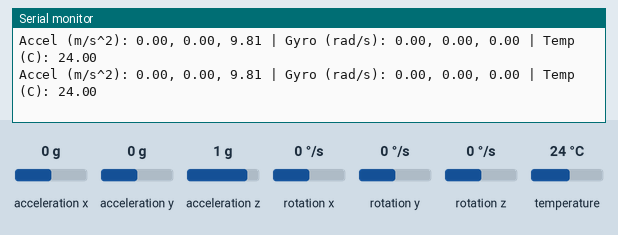
The sketch below on a simulated ESP32. On the bench: the last lines printed to the serial monitor. The test bench sets the inputs (shaded band); at power-on: acceleration x 0 g, acceleration y 0 g, acceleration z 1 g, rotation x 0 °/s, rotation y 0 °/s, rotation z 0 °/s, temperature 24 °C.

Above: at 2.2 s.
2.3 s: acceleration x set to -1.4 g
At 2.59 s:
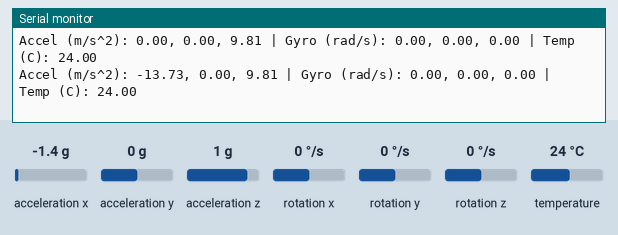
3.8 s: acceleration y set to -1.4 g
At 3.81 s:
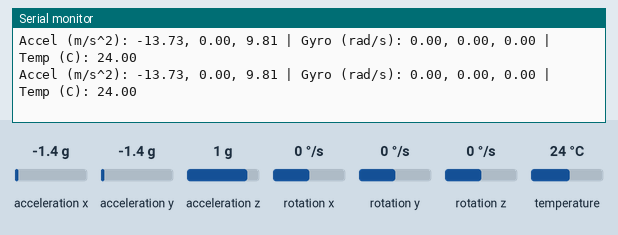
5.3 s: acceleration z set to -1.4 g
At 5.45 s:
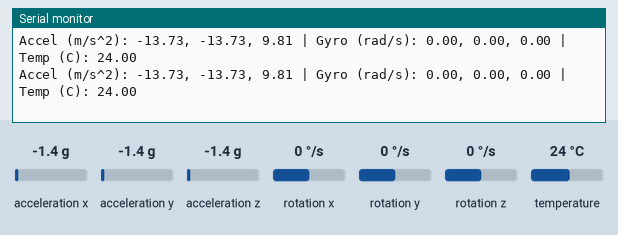
6.8 s: rotation x set to -192 °/s
At 6.88 s:
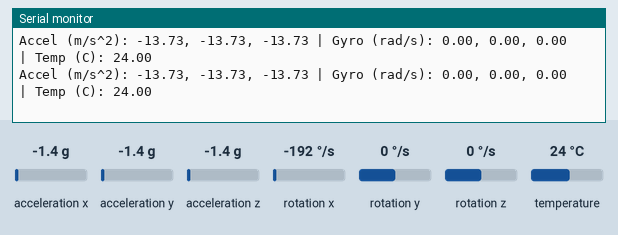
8.3 s: rotation y set to -192 °/s
At 8.31 s:
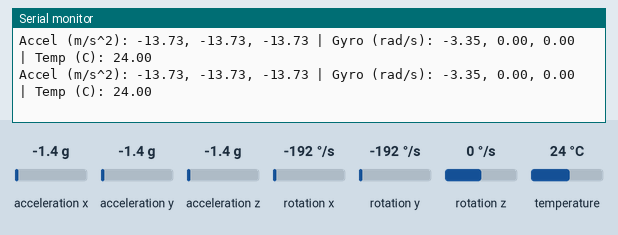

The sketch:

testing-mpu-6050.ino
```cpp
#include <Wire.h>
#include <Adafruit_MPU6050.h>
#include <Adafruit_Sensor.h>

Adafruit_MPU6050 mpu;

void setup() {
  Serial.begin(115200);
  delay(1000);

  // Your wiring: SDA=17, SCL=16
  Wire.begin(17, 16);

  if (!mpu.begin()) {
    Serial.println("MPU6050 not found. Check wiring/power.");
    while (1) delay(10);
  }

  // Optional: set ranges/filters
  mpu.setAccelerometerRange(MPU6050_RANGE_8_G);
  mpu.setGyroRange(MPU6050_RANGE_500_DEG);
  mpu.setFilterBandwidth(MPU6050_BAND_21_HZ);

  Serial.println("MPU6050 OK");
}

void loop() {
  sensors_event_t a, g, temp;
  mpu.getEvent(&a, &g, &temp);

  Serial.print("Accel (m/s^2): ");
  Serial.print(a.acceleration.x); Serial.print(", ");
  Serial.print(a.acceleration.y); Serial.print(", ");
  Serial.print(a.acceleration.z);

  Serial.print(" | Gyro (rad/s): ");
  Serial.print(g.gyro.x); Serial.print(", ");
  Serial.print(g.gyro.y); Serial.print(", ");
  Serial.print(g.gyro.z);

  Serial.print(" | Temp (C): ");
  Serial.println(temp.temperature);

  delay(200);
}
```

Measured:
- after the input at 2.3 s, the serial monitor: prints a new line after 0.13 s (image 1)
